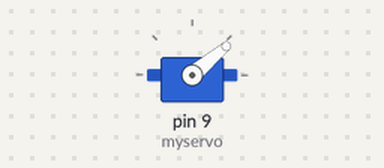
This sketch was run on a simulated Arduino Uno, built with avr-gcc and run on an emulated ATmega328P. Shown: servo.

Above: at 0.05 s.
Timing chart, 0 to 5.5 s (numbered marks = the images above):
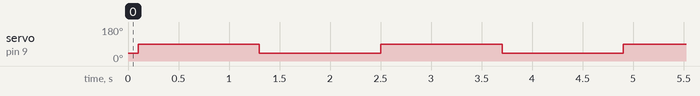

The sketch:

servomotor.ino
```cpp
#include <Servo.h>
int i;
bool up;
Servo myservo;  // create servo object to control a servo
void setup() {
  // put your setup code here, to run once:
  myservo.attach(9);
  up=false;
  i=0;
}

void loop() {
  // put your main code here, to run repeatedly:
  if(up==false)
    myservo.write(40);
  else
    myservo.write(90);

  if(up==true)
    { i++;
      if(i>10) up=false;
    }
   else{
      i--;
      if(i<0) up=true;
   }

  delay(100);
}
```

Measured:
- by itself, servo on pin 9 (myservo): alternates 90° for 1.2 s and 40° for 1.2 s
